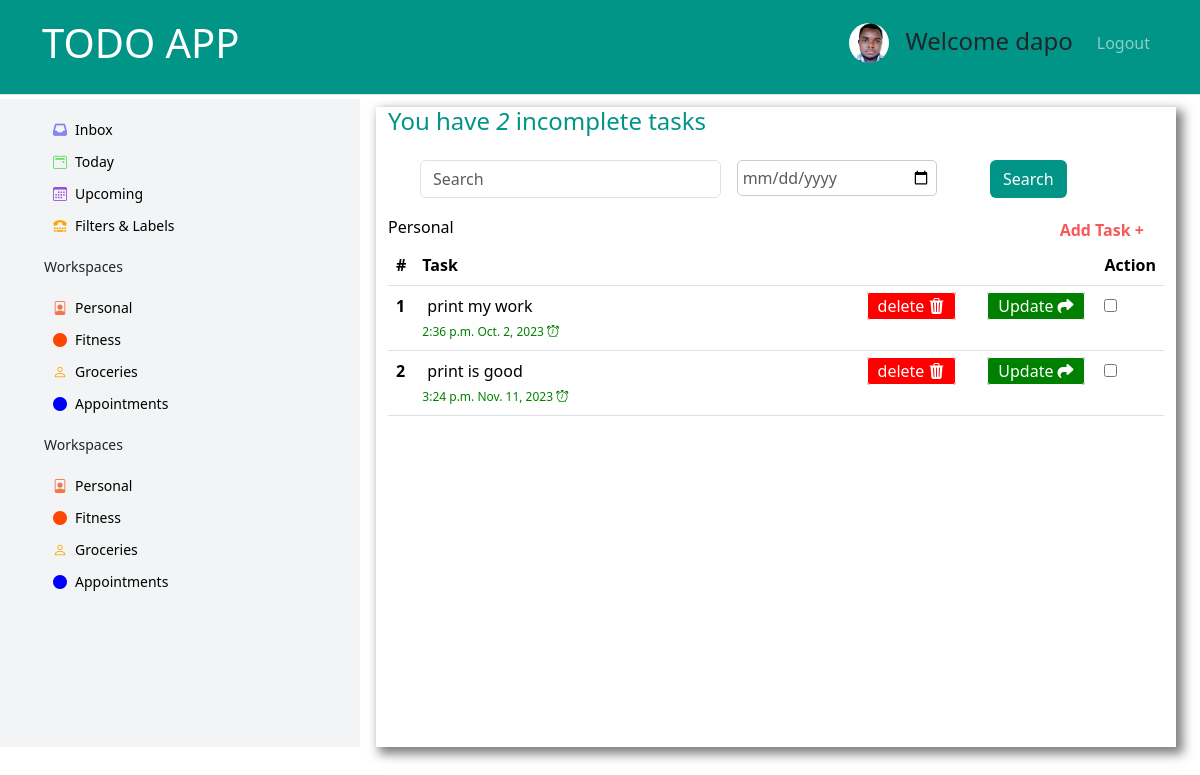
Screenshot of / (signed in) with the database file from the repository.
### myTodo/models.py (models this page shows, shortened)
class Task(models.Model):
    user = models.ForeignKey(User, on_delete=models.CASCADE, null=True, blank=True)
    title = models.CharField(max_length=200)
    description = models.TextField(null=True, blank=True)
    date_complete = models.DateField()
    time = models.TimeField(auto_now=True)
    complete = models.BooleanField(default=False)
    class Meta:
        ordering = ['date_complete','complete']

### myTodo/views.py (the view)
# urls.py: path('',TaskList.as_view(), name='tasks'),
class TaskList(LoginRequiredMixin, ListView):
    model = Task
    template_name = "myTodo/index.html"
    context_object_name= 'tasks'
    def get_context_data(self, **kwargs: Any) -> dict[str, Any]:
        context = super().get_context_data(**kwargs)
        context['tasks'] = context['tasks'].filter(user = self.request.user)
        context['count'] = context['tasks'].filter(complete = False).count()
        search_text = self.request.GET.get('search-area') or ''
        search_calendar = self.request.GET.get('calendar-date') or ''
        if search_text:
            context['tasks'] = context['tasks'].filter(title__startswith=search_text)
        if search_calendar:
            context['tasks'] = context['tasks'].filter(date_complete=search_calendar)
        return context

### myTodo/templates/myTodo/index.html (shortened to what this page needs)
{% load static %}
<!doctype html>
<html lang="en">
  <head>
    <link href="https://cdn.jsdelivr.net/npm/bootstrap@5.3.1/dist/css/bootstrap.min.css" rel="stylesheet">
    <link rel="stylesheet" href="https://cdnjs.cloudflare.com/ajax/libs/font-awesome/6.4.2/css/all.min.css" />
    <link rel="stylesheet" href="https://cdn.jsdelivr.net/npm/bootstrap-icons@1.10.2/font/bootstrap-icons.css">
    <link rel="stylesheet" href="{% static '/css/style.css' %}">
  </head>
  <body>
    <nav class="navbar navbar-expand-lg navbar-dark border-bottom pb-3 position-sticky" style="background-color: #009587" >
        <div class="container">
            <a href="#" class="navbar-brand fs-1 fw-3 text-uppercase">TODO APP</a>
            <div class="collapse navbar-collapse" id="navbarSupportedContent">
                <ul class="navbar-nav ms-auto mb-2 mb-lg-0">
                    {% if request.user.is_authenticated %}
                    <li class="me-3">
                        <a href=""><img src="{% static '/image/dman450.jpg' %}" alt="" class="img-height rounded-circle border-3 border-secondary " ></a>
                    </li>
                    <li class="nav-item me-3">
                        <h4 class="nav-list mt-1">Welcome {{request.user}}</h4>
                    </li>
                    <li class="nav-item ">
                        <a href="{% url 'logout' %}" class="nav-link">Logout</a>
                    </li>
                    {% else %}
                    <li class="nav-item ">
                        <a href="{% url 'login' %}" class="nav-link">Login</a>
                    </li>
                    {% endif %}
                </ul>
            </div>
        </div>
    </nav>
    <section class="text-center text-sm-start mt-1">
        <div class="container-fluid">
            <div class="row" style="height: 80vh;">
                <div class="col-2 d-none d-md-block position-sticky bgs" style="background-color:#F3F4F5; width: 30%;">
                    <div>
                    <ul class="mt-3 fw-medium" style="width: 100%; font-size: 14px;">
                        <li class="side-list">
                            <a href="#" class="py-3  rounded-2 w-100 mb-2 side-links"> <i class="fa fa-inbox me-2" style="color: rgb(133, 133, 241);" aria-hidden="true"></i>Inbox</a>
                        </li>
                        <li class="side-list">
                            <a href="#" class="py-3  rounded-2 w-100 mb-2 side-links"><i class="bi bi-calendar2-event me-2" style="color: rgb(97, 224, 97);"></i>Today</a>
                        </li>
                        <li class="side-list">
                            <a href="#" class="py-3  rounded-2 w-100 mb-2 side-links"><i class="bi bi-calendar3 me-2" style="color: rgb(153, 80, 221);"></i>Upcoming</a>
                        </li>
                        <li class="side-list">
                            <a href="#" class="py-3  rounded-2 w-100 mb-2 side-links"><i class="fa fa-tty me-2" style="color: orange;" aria-hidden="true"></i>Filters & Labels</a>
                        </li>
                    </ul>
                    </div>
                    <div class="mt-3">
                        <ul class="fw-medium" style="width: 100%; font-size: 14px;">
                            <p>Workspaces</p>
                            <li class="side-list">
                                <a href="#" class="py-3 w-100 mb-2 side-links"><i class="bi bi-file-person me-2" style="color: rgb(242, 118, 72);"></i>Personal</a>
                            </li>
                            <li class="side-list">
                                <a href="#" class="py-3  rounded-2 w-100 mb-2 side-links"> <i class="bi bi-circle-fill me-2" style="color: orangered;"></i>Fitness</a>
                            </li>
                            <li class="side-list">
                                <a href="#" class="py-3  rounded-2 w-100 mb-2 side-links"><i class="bi bi-person me-2" style="color:orange;"></i>Groceries</a>
                            </li>
                            <li class="side-list">
                                <a href="#" class="py-3  rounded-2 w-100 mb-2 side-links"><i class="bi bi-circle-fill me-2" style="color: blue;"></i>Appointments</a>
                            </li>
                        </ul>
                    </div>
                        <div class="mt-3">
                            <ul class="fw-medium" style="width: 100%; font-size: 14px;">
                                <p>Workspaces</p>
                                <li class="side-list">
                                    <a href="#" class="py-3 w-100 mb-2 side-links"><i class="bi bi-file-person me-2" style="color: rgb(242, 118, 72);"></i>Personal</a>
                                </li>
                                <li class="side-list">
                                    <a href="#" class="py-3  rounded-2 w-100 mb-2 side-links"> <i class="bi bi-circle-fill me-2" style="color: orangered;"></i>Fitness</a>
                                </li>
                                <li class="side-list">
                                    <a href="#" class="py-3  rounded-2 w-100 mb-2 side-links"><i class="bi bi-person me-2" style="color:orange;"></i>Groceries</a>
                                </li>
                                <li class="side-list">
                                    <a href="#" class="py-3  rounded-2 w-100 mb-2 side-links"><i class="bi bi-circle-fill me-2" style="color: blue;"></i>Appointments</a>
                                </li>
                            </ul>
                        </div>
                </div>
                <div class="col-12 col-md-8 mt-2 mx-3" style="height: 100%; color: black; box-shadow: 5px 5px 10px 2px rgba(0, 0, 0, 0.5);">
                    <h4 style="margin: 0; color: #009587;">You have <i>{{count }}</i> incomplete task{{count|pluralize:"s"}}</h4>
                    <form class="row g-3 ms-4 mt-2" method="GET">
                        <div class="col-5">
                          <input type="text" class="form-control" id="inputPassword2" placeholder="Search" name="search-area" value="">
                        </div>
                        <div class="col-4 ">
                            <input type="date" id="calendar" name="calendar-date" class="calendar-input form-control" value="{{ form.instance.date_complete|date:'YYYY-MM-DD' }}">
                        </div>
                        <div class="col-3">
                          <button type="submit" class="btn mb-3" style="background-color: #009587; color: #fff;">Search</button>
                        </div>
                    </form>
                    <div class="row mt-1">
                        <h6 class="col-10">Personal</h6>
                        <a href="{% url 'createTask' %}" class="side-links col-auto fw-semibold" style="color: rgb(247, 89, 89);">Add Task &#43</a>
                    </div>
                    <table class="table table-hover">
                            <thead>
                              <tr>
                                <th scope="col">#</th>
                                <th scope="col">Task</th>
                                <th scope="col"></th>
                                <th scope="col"></th>
                                <th scope="col">Action</th>
                              </tr>
                            </thead>
                            <tbody>
                                {% for task in tasks %}
                              <tr>
                                <th scope="row">{{ forloop.counter }}</th>
                                <td class="col-8">
                                    {% if task.complete %}
                                    <s><p class="mb-0"><a href="{% url 'detail' task.id %}" class="side-links">{{task.title}}</a></p></s>
                                   {% else %}
                                   <p class="mb-0"><a href="{% url 'detail' task.id %}" class="side-links">{{task.title}}</a></p>
                                   {% endif %}
                                   <span class="mt-0 p-0" style="font-size: 12px; line-height: 0; color: green;">{{task.time}} {{task.date_complete}} <i class="bi bi-alarm"></i></span>
                                </td>
                                <td class="col-2">
                                    <a href="{% url 'deleteTask' task.id %}" class="side-links delete red">delete <i class="bi bi-trash3-fill"></i></a>
                                </td>
                                <td class="col-2">
                                    <a href="{% url 'updateTask' task.id %}" class="side-links update green">Update <i class="fa fa-share" aria-hidden="true"></i></a>
                                </td>
                                <td class="col">
                                    <input type="checkbox" id="item1 inner-flex" >
                                </td>
                                {% empty %}
                                    <h3>No item in the list</h3>
                                {% endfor %}
                              </tr>
                            </tbody>
                          </table>
                </div>
            </div>
        </div>
    </section>
  </body>
</html>

### myTodo/static/css/style.css (style rules this page uses)
.img-height { height: 40px; }
a { text-decoration: none !important; }
.side-list { list-style:none; padding: 4px; margin-top: 3px; width: 100%; }
.side-links { color: black; margin-left: 5px; }
.calendar-input { width: 200px; padding: 5px; font-size: 16px; border: 1px solid #ccc; border-radius: 5px; color: #595C5F; }
.red { background-color: red; }
.green { background-color: green; }
.delete, .update { padding: 2px 10px; border-radius: 3px; color: #fff; border: 1px solid white; }

### rows the page displays
Task: title "print my work", time "2:36 p.m.", date_complete "Oct. 2, 2023"
Task: title "print is good", time "3:24 p.m.", date_complete "Nov. 11, 2023"

### other values shown
{{ request.user }} "dapo"
{{ count }} "2"
